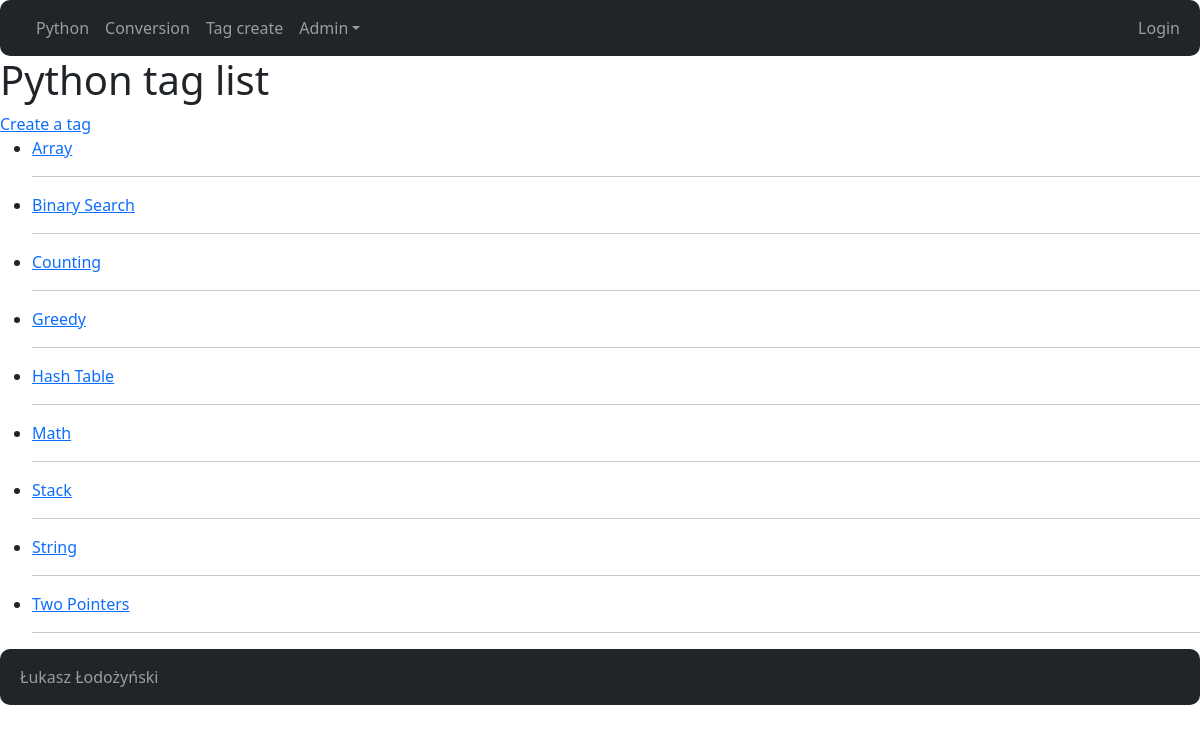
Page /python/tag/ on the committed database.
### python_problems/models.py (models this page shows, shortened)
class Tag(models.Model):
    name        = models.CharField(max_length=20)
    class Meta:
        ordering = ("name", )

### python_problems/views.py (the view)
# urls.py: path("tag/", views.TagIndexView.as_view(), name="tag-index"),
class TagIndexView(generic.ListView):
    model = Tag

### python_problems/templates/python_problems/tag_list.html (shortened to what this page needs)
{% extends "core/base.html" %}
{% block content %}
    {% load static %}
    <link rel="stylesheet" href="{% static 'python_problems/style.css' %}">
    <h1>Python tag list</h1>
    <a href="create/">Create a tag</a>
    {% if tag_list %}
        <ul>
            {% for tag in tag_list %}
                <li>
                    <a href="#">{{ tag.name }}</a>
                    <hr>
                </li>
            {% endfor %}
        </ul>
    {% else %}
        <p>No python problems available.</p>
    {% endif %}
{% endblock content %}

### rows in the picture
Tag: name "Array"
Tag: name "Binary Search"
Tag: name "Counting"
Tag: name "Greedy"
Tag: name "Hash Table"
Tag: name "Math"
Tag: name "Stack"
Tag: name "String"
Tag: name "Two Pointers"
